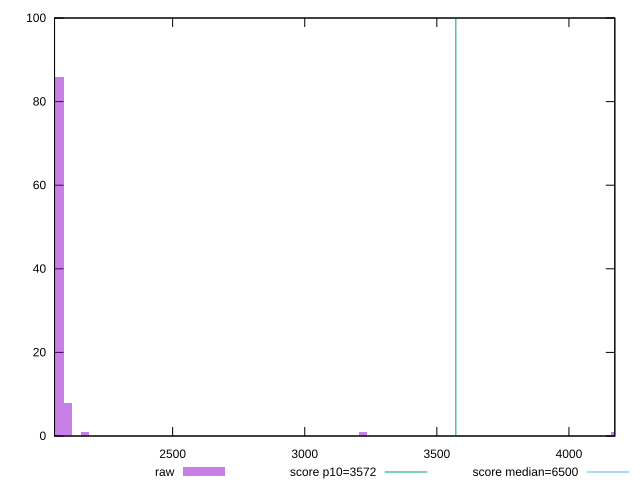

This chart was generated by the following gnuplot code:
reset

$raw <<EOF
3219.593945613499 1
2103.8930733711973 8
2072.0159055928457 86
4175.908978964043 1
2167.6474089279004 1
2040.1387378144943 3
EOF

set key outside below
set boxwidth 31.877167778351474
set xrange [2052.973:4173.657]
set yrange [0:100]
set trange [0:100]
set style fill transparent solid 0.5 noborder

set parametric
set terminal svg size 640, 490 enhanced background rgb 'white'
set output "report_0_00242021-02-20T12:25:28.543Z/first-cpu-idle/samples/pages+cached/raw/histogram.svg"

plot $raw title "raw" with boxes, \
     3572,t title "score p10=3572", \
     6500,t title "score median=6500"

reset
